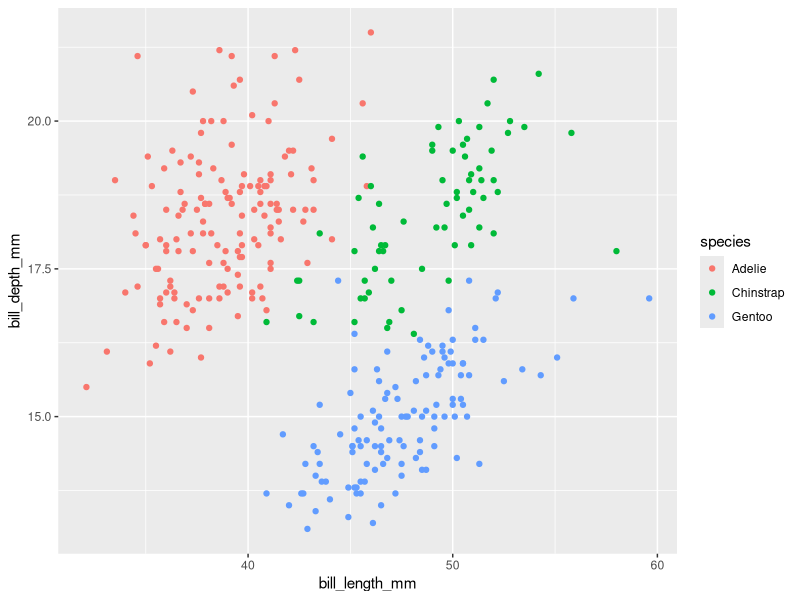
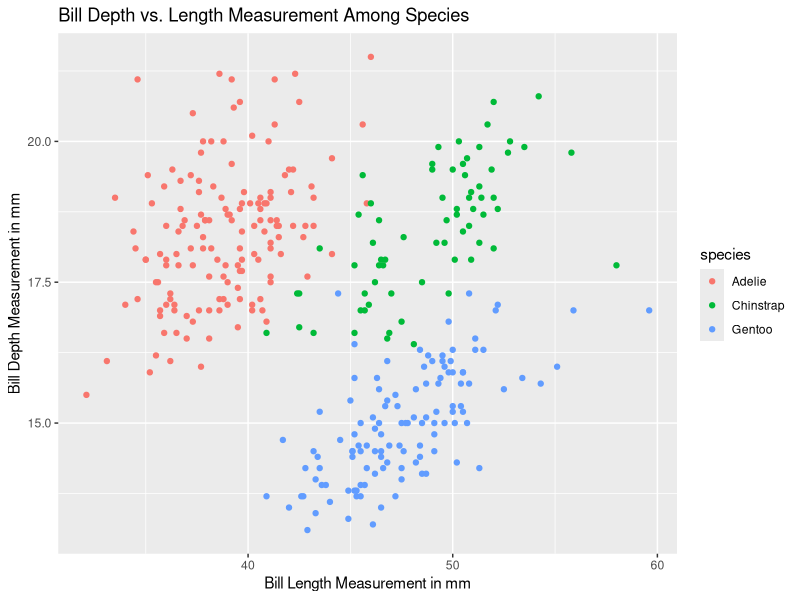

Reproduce these figures in R, in order.
library (palmerpenguins)
library (tidyverse)
data("penguins")


CleanPenguins <- penguins %>%
  na.omit() %>%
  select (-year, -island)
## CleanPenguins is a dataframe based on the penguins dataset
## that removes empty records and items
## and selects all columns except 'year' and 'island'

LongPenguins <- CleanPenguins %>%
  pivot_longer(cols = c(bill_length_mm, bill_depth_mm, flipper_length_mm, body_mass_g), names_to = "measurement")
## LongPenguins is a dataframe that transforms the previous dataframe, CleanPenguins
## to rearrange the data into four variables: 'species', 'sex', 'measurement', and 'value'.
## this takes the number of records from 344 to 1332, hence the pivot_LONGER.  This dataframe is less wide than the previous

PenguinStats <- LongPenguins %>%
  group_by(sex, measurement) %>%
  summarize (Min = min(value),
             Avg = mean (value),
             Max = max (value),
             StdDev = sd(value))%>%
  arrange (measurement)
## PenguinStats transforms LongPenguins by providing quantitative descriptions of each value, ordered by 'sex' and 
## 'measurement'.  These quantitative measurements are minimum, average, maximum, and standard deviations of each value within 
## 'sex' and 'measurement'.


PenguinAvg <- PenguinStats %>%
  select (-Min, -Max,-StdDev) %>%
  pivot_wider(names_from =   sex, values_from = Avg )
## PenguinAvg further transforms PenguinStats by providing the average value across both sexes.  The select(- **) arguments indicate the dataframe  is selected minus those specified fields/columns.

CleanPenguins %>%
  ggplot (aes (x= bill_length_mm, y = bill_depth_mm, color = species))+geom_point()
## CleanPenguins dataframe is used to display a dot graph to visualize bill_depth_mm vs. bill_length_mm 
## with various colors indicating the measurement differences among the three species

##describe what you learn from this graph!##

CleanPenguins %>%
  ggplot (aes (x= bill_length_mm, y = bill_depth_mm, color = species))+geom_point()+labs(x="Bill Length Measurement in mm",
                                                                                         y="Bill Depth Measurement in mm",
                                                                                         title = "Bill Depth vs. Length Measurement Among Species")
